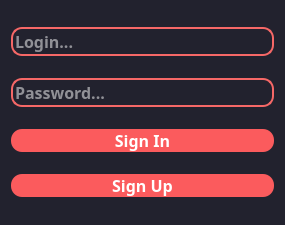
<?xml version="1.0" encoding="UTF-8"?>
<ui version="4.0">
 <class>Registration</class>
 <widget class="QWidget" name="Registration">
  <property name="windowModality">
   <enum>Qt::NonModal</enum>
  </property>
  <property name="enabled">
   <bool>true</bool>
  </property>
  <property name="geometry">
   <rect>
    <x>0</x>
    <y>0</y>
    <width>285</width>
    <height>225</height>
   </rect>
  </property>
  <property name="sizePolicy">
   <sizepolicy hsizetype="Fixed" vsizetype="Fixed">
    <horstretch>0</horstretch>
    <verstretch>0</verstretch>
   </sizepolicy>
  </property>
  <property name="minimumSize">
   <size>
    <width>285</width>
    <height>225</height>
   </size>
  </property>
  <property name="maximumSize">
   <size>
    <width>285</width>
    <height>225</height>
   </size>
  </property>
  <property name="baseSize">
   <size>
    <width>285</width>
    <height>225</height>
   </size>
  </property>
  <property name="font">
   <font>
    <family>Montserrat Black</family>
    <pointsize>12</pointsize>
    <weight>75</weight>
    <bold>true</bold>
   </font>
  </property>
  <property name="windowTitle">
   <string>Form</string>
  </property>
  <property name="styleSheet">
   <string notr="true">background-color: #22222e;
    color: white;
   </string>
  </property>
  <layout class="QHBoxLayout" name="horizontalLayout">
   <item>
    <layout class="QVBoxLayout" name="verticalLayout">
     <item>
      <widget class="QLineEdit" name="lineEdit">
       <property name="font">
        <font>
         <family>Montserrat Black</family>
         <pointsize>12</pointsize>
         <weight>75</weight>
         <bold>true</bold>
        </font>
       </property>
       <property name="styleSheet">
        <string notr="true">bachground-color: #22222e;
         border: 2px solid #f66867;
         border-radius: 11px;
         color: white;
        </string>
       </property>
       <property name="placeholderText">
        <string>Login...</string>
       </property>
      </widget>
     </item>
     <item>
      <widget class="QLineEdit" name="lineEdit_2">
       <property name="font">
        <font>
         <family>Montserrat Black</family>
         <pointsize>12</pointsize>
         <weight>75</weight>
         <bold>true</bold>
        </font>
       </property>
       <property name="styleSheet">
        <string notr="true">bachground-color: #22222e;
         border: 2px solid #f66867;
         border-radius: 11px;
         color: white;
        </string>
       </property>
       <property name="placeholderText">
        <string>Password...</string>
       </property>
      </widget>
     </item>
     <item>
      <widget class="QPushButton" name="pushButton">
       <property name="baseSize">
        <size>
         <width>0</width>
         <height>0</height>
        </size>
       </property>
       <property name="font">
        <font>
         <family>Montserrat Black</family>
         <pointsize>12</pointsize>
         <weight>75</weight>
         <bold>true</bold>
        </font>
       </property>
       <property name="styleSheet">
        <string notr="true">QPushButton {
         color: white;
         background-color: #fb5b5d;
         border-radius: 11px;
         }

         QPushButton:pressed {
         background-color: #fa4244;
         }
        </string>
       </property>
       <property name="text">
        <string>Sign In</string>
       </property>
      </widget>
     </item>
     <item>
      <widget class="QPushButton" name="pushButton_2">
       <property name="font">
        <font>
         <family>Montserrat Black</family>
         <pointsize>12</pointsize>
         <weight>75</weight>
         <bold>true</bold>
        </font>
       </property>
       <property name="styleSheet">
        <string notr="true">QPushButton {
         color: white;
         background-color: #fb5b5d;
         border-radius: 11px;
         }

         QPushButton:pressed {
         background-color: #fa4244;
         }
        </string>
       </property>
       <property name="text">
        <string>Sign Up</string>
       </property>
      </widget>
     </item>
    </layout>
   </item>
  </layout>
 </widget>
 <resources/>
 <connections/>
</ui>
